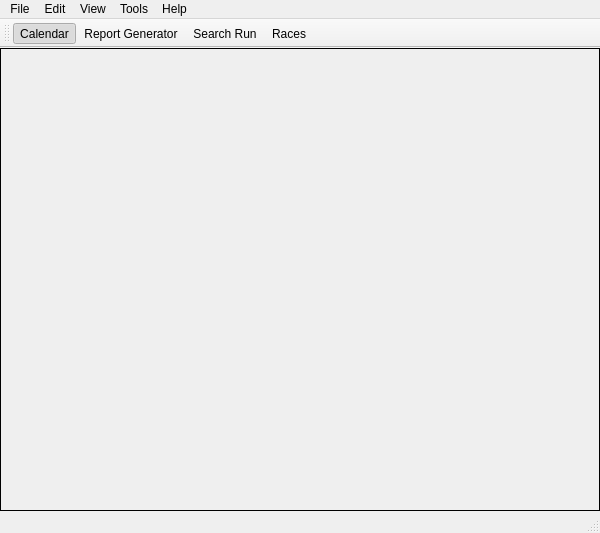
<?xml version="1.0" encoding="UTF-8"?>
<ui version="4.0">
 <class>MainWindowClass</class>
 <widget class="QMainWindow" name="MainWindowClass">
  <property name="geometry">
   <rect>
    <x>0</x>
    <y>0</y>
    <width>600</width>
    <height>533</height>
   </rect>
  </property>
  <property name="windowTitle">
   <string>Atleto</string>
  </property>
  <property name="windowIcon">
   <iconset resource="../resources/icons.qrc">
    <normaloff>:/main/icons/runner32.xpm</normaloff>:/main/icons/runner32.xpm</iconset>
  </property>
  <widget class="QWidget" name="centralWidget">
   <layout class="QGridLayout" name="gridLayout">
    <property name="margin">
     <number>0</number>
    </property>
    <item row="0" column="0">
     <widget class="QStackedWidget" name="mainContent">
      <property name="minimumSize">
       <size>
        <width>0</width>
        <height>460</height>
       </size>
      </property>
      <property name="styleSheet">
       <string/>
      </property>
      <property name="frameShape">
       <enum>QFrame::Box</enum>
      </property>
      <property name="currentIndex">
       <number>0</number>
      </property>
      <widget class="CalendarWidget" name="calendarPage"/>
      <widget class="ReportWidget" name="reportPage">
       <property name="styleSheet">
        <string/>
       </property>
      </widget>
      <widget class="SearchRunWidget" name="searchRunPage"/>
      <widget class="RacesWidget" name="racesPage"/>
     </widget>
    </item>
   </layout>
  </widget>
  <widget class="QMenuBar" name="menuBar">
   <property name="geometry">
    <rect>
     <x>0</x>
     <y>0</y>
     <width>600</width>
     <height>21</height>
    </rect>
   </property>
   <widget class="QMenu" name="menuFile">
    <property name="title">
     <string>File</string>
    </property>
    <addaction name="actionImport_TCX"/>
    <addaction name="separator"/>
    <addaction name="actionQuit"/>
   </widget>
   <widget class="QMenu" name="menuEdit">
    <property name="title">
     <string>Edit</string>
    </property>
   </widget>
   <widget class="QMenu" name="menuView">
    <property name="title">
     <string>View</string>
    </property>
    <addaction name="actionAthlete"/>
    <addaction name="actionShoes"/>
    <addaction name="separator"/>
    <addaction name="actionCalendar"/>
    <addaction name="actionReport_Generator"/>
    <addaction name="actionSearch_Run"/>
    <addaction name="actionRaces"/>
   </widget>
   <widget class="QMenu" name="menuHelp">
    <property name="title">
     <string>Help</string>
    </property>
    <addaction name="actionAbout_Qt"/>
    <addaction name="actionAbout_Atleto"/>
    <addaction name="separator"/>
   </widget>
   <widget class="QMenu" name="menuTools">
    <property name="title">
     <string>Tools</string>
    </property>
    <addaction name="actionRun_Calculator"/>
    <addaction name="separator"/>
    <addaction name="actionOptions"/>
   </widget>
   <addaction name="menuFile"/>
   <addaction name="menuEdit"/>
   <addaction name="menuView"/>
   <addaction name="menuTools"/>
   <addaction name="menuHelp"/>
  </widget>
  <widget class="QToolBar" name="mainToolBar">
   <attribute name="toolBarArea">
    <enum>TopToolBarArea</enum>
   </attribute>
   <attribute name="toolBarBreak">
    <bool>false</bool>
   </attribute>
   <addaction name="actionCalendar"/>
   <addaction name="actionReport_Generator"/>
   <addaction name="actionSearch_Run"/>
   <addaction name="actionRaces"/>
  </widget>
  <widget class="QStatusBar" name="statusBar"/>
  <action name="actionAbout_Qt">
   <property name="text">
    <string>About Qt</string>
   </property>
  </action>
  <action name="actionAbout_Atleto">
   <property name="text">
    <string>About Atleto</string>
   </property>
  </action>
  <action name="actionReport_Generator">
   <property name="checkable">
    <bool>true</bool>
   </property>
   <property name="enabled">
    <bool>true</bool>
   </property>
   <property name="icon">
    <iconset resource="../resources/icons.qrc">
     <normaloff>:/main/icons/report.png</normaloff>:/main/icons/report.png</iconset>
   </property>
   <property name="text">
    <string>Report Generator</string>
   </property>
   <property name="shortcut">
    <string>Ctrl+G</string>
   </property>
  </action>
  <action name="actionQuit">
   <property name="text">
    <string>Quit</string>
   </property>
   <property name="shortcut">
    <string>Ctrl+Q</string>
   </property>
  </action>
  <action name="actionAthlete">
   <property name="icon">
    <iconset resource="../resources/icons.qrc">
     <normaloff>:/main/icons/athlete.png</normaloff>:/main/icons/athlete.png</iconset>
   </property>
   <property name="text">
    <string>Athlete...</string>
   </property>
   <property name="shortcut">
    <string>Ctrl+A</string>
   </property>
  </action>
  <action name="actionSearch_Run">
   <property name="checkable">
    <bool>true</bool>
   </property>
   <property name="icon">
    <iconset resource="../resources/icons.qrc">
     <normaloff>:/main/icons/find.png</normaloff>:/main/icons/find.png</iconset>
   </property>
   <property name="text">
    <string>Search Run</string>
   </property>
   <property name="shortcut">
    <string>Ctrl+F</string>
   </property>
  </action>
  <action name="actionRun_Calculator">
   <property name="text">
    <string>Run Calculator</string>
   </property>
   <property name="shortcut">
    <string>Ctrl+P</string>
   </property>
  </action>
  <action name="actionShoes">
   <property name="text">
    <string>Shoes</string>
   </property>
   <property name="shortcut">
    <string>Ctrl+S</string>
   </property>
  </action>
  <action name="actionCalendar">
   <property name="checkable">
    <bool>true</bool>
   </property>
   <property name="checked">
    <bool>true</bool>
   </property>
   <property name="icon">
    <iconset resource="../resources/icons.qrc">
     <normaloff>:/main/icons/cal.png</normaloff>:/main/icons/cal.png</iconset>
   </property>
   <property name="text">
    <string>Calendar</string>
   </property>
   <property name="shortcut">
    <string>Ctrl+C</string>
   </property>
  </action>
  <action name="actionRaces">
   <property name="checkable">
    <bool>true</bool>
   </property>
   <property name="icon">
    <iconset resource="../resources/icons.qrc">
     <normaloff>:/main/icons/trophy.xpm</normaloff>:/main/icons/trophy.xpm</iconset>
   </property>
   <property name="text">
    <string>Races</string>
   </property>
   <property name="shortcut">
    <string>Ctrl+R</string>
   </property>
  </action>
  <action name="actionPlot">
   <property name="text">
    <string>plot</string>
   </property>
  </action>
  <action name="actionOptions">
   <property name="text">
    <string>Options...</string>
   </property>
  </action>
  <action name="actionImport_TCX">
   <property name="text">
    <string>Import TCX...</string>
   </property>
  </action>
  <action name="actionPlotTest">
   <property name="text">
    <string>PlotTest</string>
   </property>
  </action>
 </widget>
 <layoutdefault spacing="6" margin="11"/>
 <customwidgets>
  <customwidget>
   <class>ReportWidget</class>
   <extends>QWidget</extends>
   <header>src/gui/reportwidget.h</header>
   <container>1</container>
  </customwidget>
  <customwidget>
   <class>SearchRunWidget</class>
   <extends>QWidget</extends>
   <header>src/gui/searchrunwidget.h</header>
   <container>1</container>
  </customwidget>
  <customwidget>
   <class>CalendarWidget</class>
   <extends>QWidget</extends>
   <header>src/gui/calendarwidget.h</header>
   <container>1</container>
  </customwidget>
  <customwidget>
   <class>RacesWidget</class>
   <extends>QWidget</extends>
   <header>src/gui/raceswidget.h</header>
   <container>1</container>
  </customwidget>
 </customwidgets>
 <resources>
  <include location="../resources/icons.qrc"/>
 </resources>
 <connections/>
</ui>
